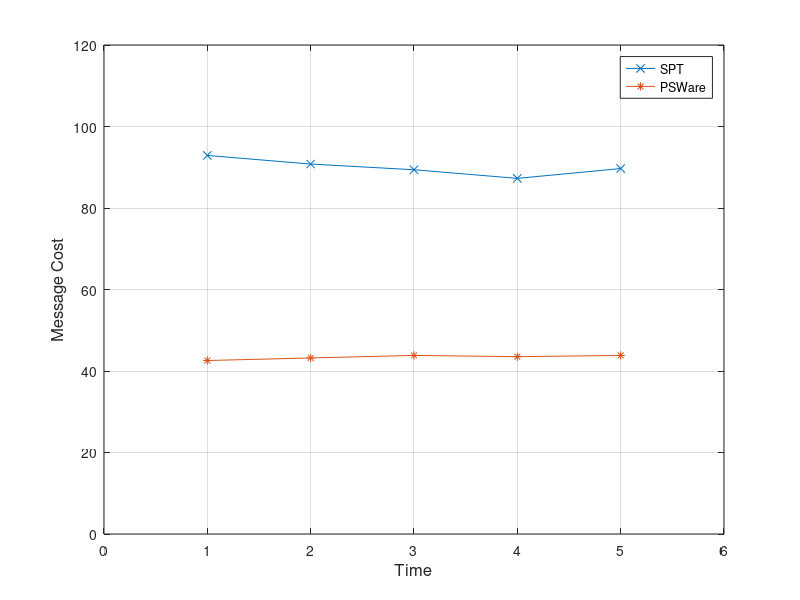

Write MATLAB code to recreate this figure.
x=[1 2 3 4 5]
y=[	92.894	90.787	89.385	87.271	89.686	]
y1=[	42.573	43.202	43.827	43.518	43.822	]
plot(x, y, '-x', x, y1, '-*')
axis([0 6 0 120])
xlabel('Time', 'fontsize',12)
ylabel('Message Cost','fontsize',12)
legend('SPT', 'PSWare')
%set(h, 'Box', 'on')
grid on
